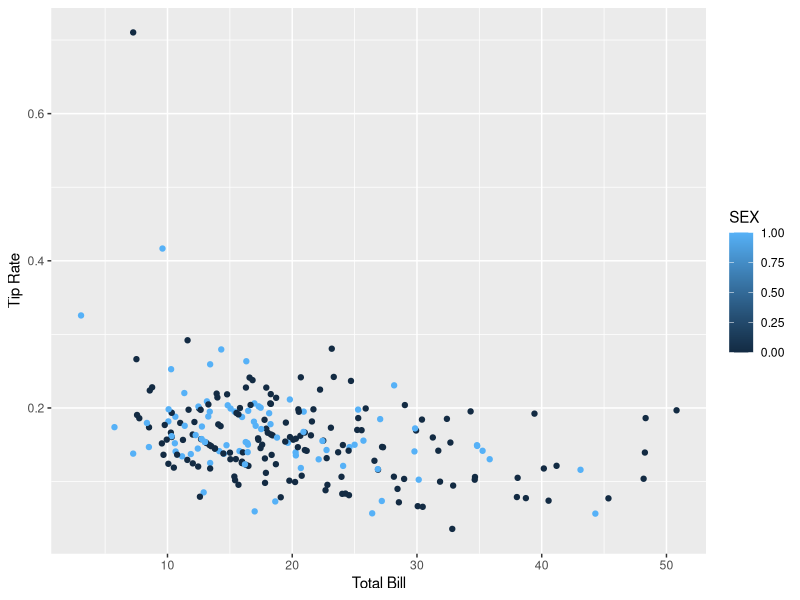
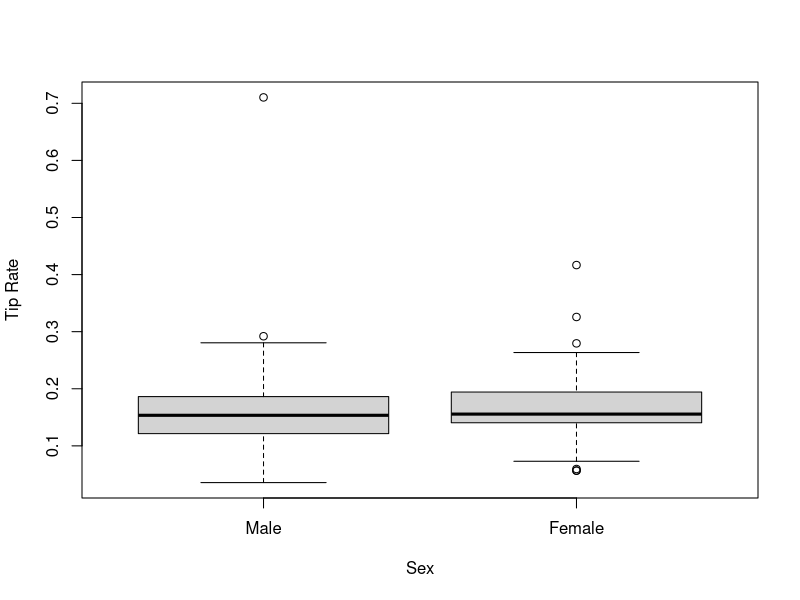
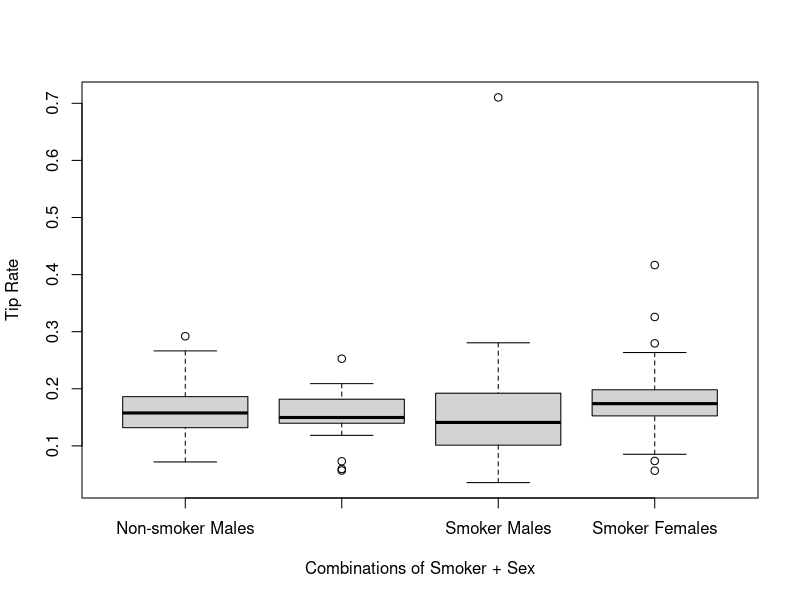
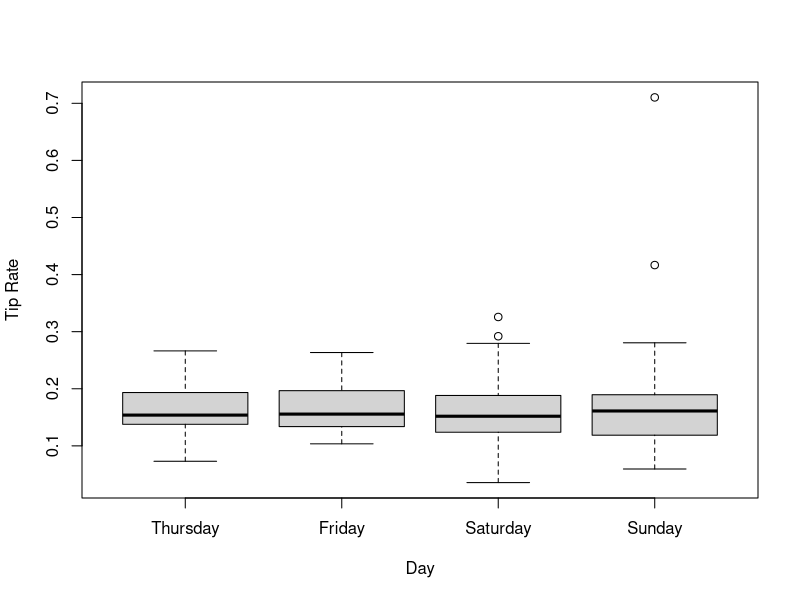
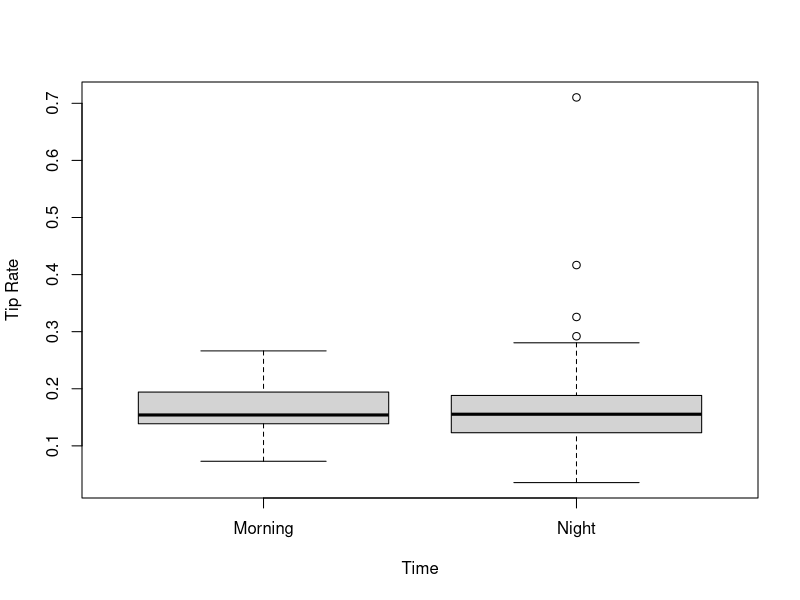
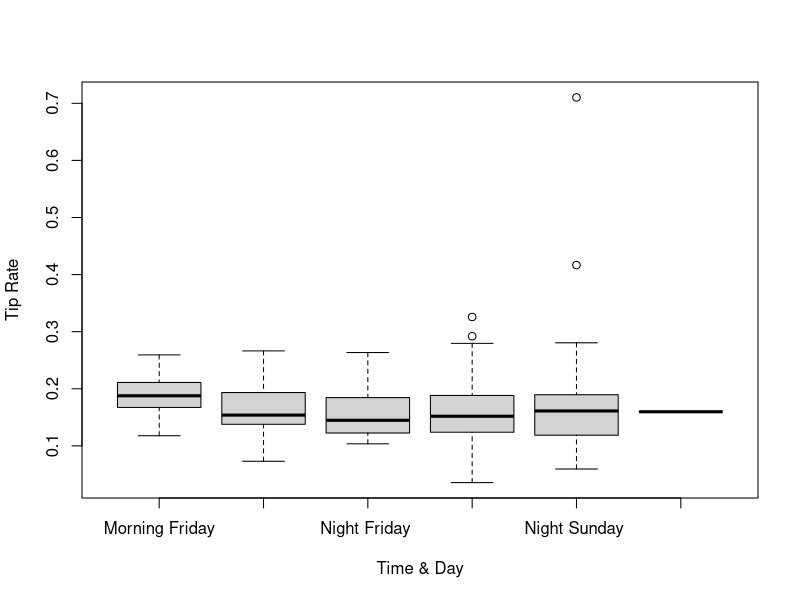
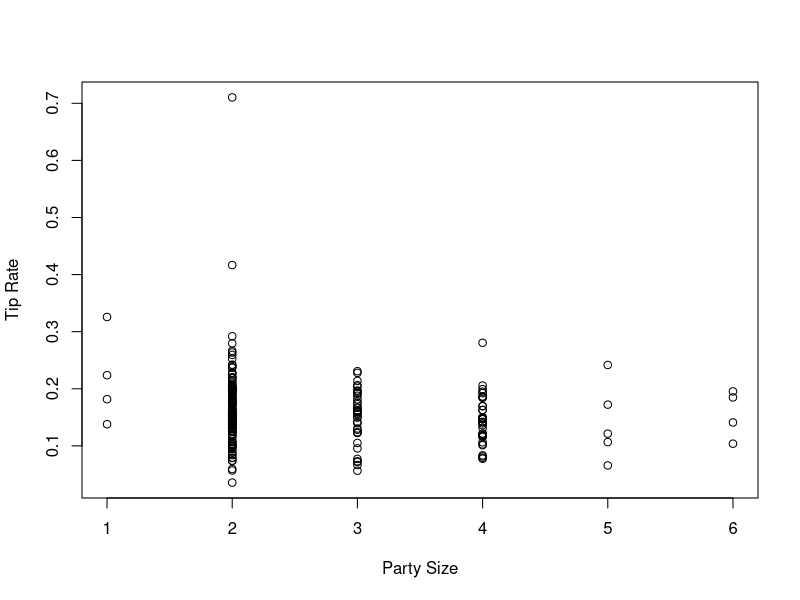
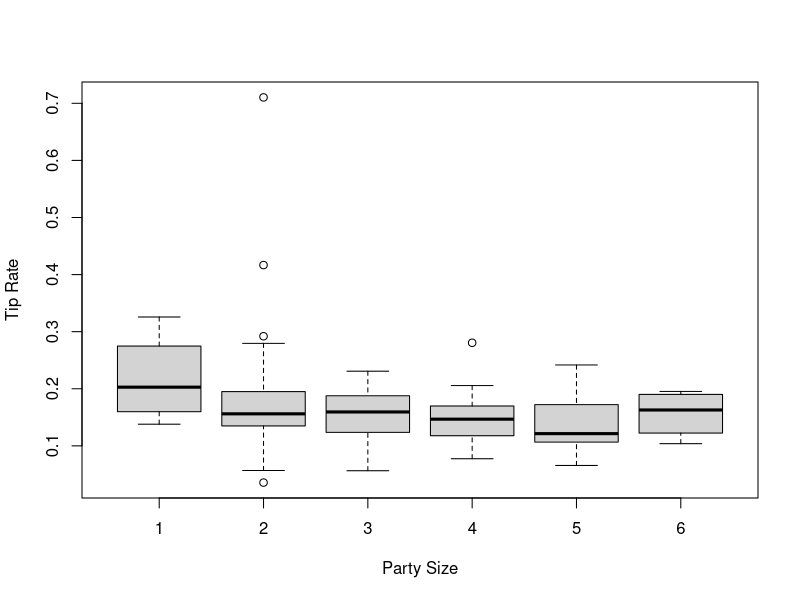

Generate these figures, in order, with R:
setwd("C:/Users/Duker/Desktop/Fall 2020/CS 614/Class Work/Group Module 1")
library(dplyr)
library(plyr)
library(ggplot2)

tips = read.csv("tips.csv")
attach(tips)
names(tips)

# Tip rate vs. Sex
tip.rate = TIP/TOTBILL

qplot(TOTBILL, tip.rate, xlab = "Total Bill", ylab = "Tip Rate", col = SEX)

model = lm(tip.rate~SEX+SMOKER, data = tips)
anova(model)

boxplot(tip.rate~SEX, xlab = "Sex", ylab = "Tip Rate",
        names = c("Male", "Female"))

# Tip rate vs Combinations of Smoker Status + Sex
smoker.sex = paste(SMOKER, SEX)
boxplot(tip.rate~smoker.sex, xlab = "Combinations of Smoker + Sex",
        ylab = "Tip Rate",
        names = c("Non-smoker Males", "Non-smoker Females",
                  "Smoker Males", "Smoker Females"))

# ANOVA
anova(lm(tip.rate~SMOKER, data = tips))
anova(lm(tip.rate~SEX, data = tips))

# Question 2 ####
# At what time & day is the tip rate the highest/lowest? 

boxplot(tip.rate~DAY, xlab = "Day", ylab = "Tip Rate",
        names = c("Thursday", "Friday", "Saturday", "Sunday"))
boxplot(tip.rate~TIME, xlab = "Time", ylab = "Tip Rate",
        names = c("Morning", "Night"))

time.day = paste(TIME, DAY)
time.day2 = mapvalues(time.day, c("0 3", "0 4", "1 3", "1 4", "1 5", "1 6"), 
          c("Morning Thursday", "Morning Friday", "Night Thursday",
            "Night Friday ", "Night Saturday ", "Night Sunday "))

boxplot(tip.rate~time.day2, xlab = "Time & Day", ylab = "Tip Rate")

model = lm(tip.rate~TIME+DAY, data = tips)
summary(model)
anova(model)

plot(tip.rate ~ tips$SIZE, data = tips, xlab = "Party Size", ylab ="Tip Rate")

boxplot(tip.rate ~ tips$SIZE, data = tips,xlab = "Party Size", ylab ="Tip Rate")

anova(lm(tip.rate~SIZE, data = tips))
